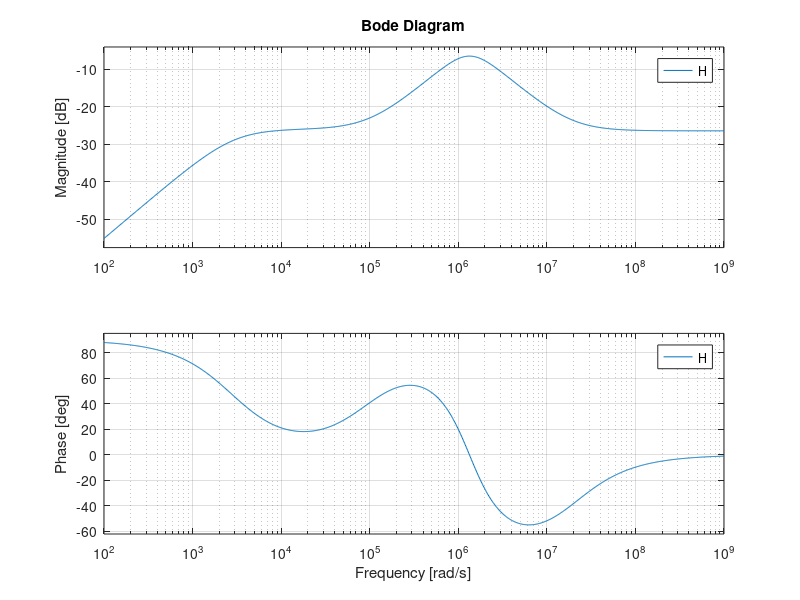

MATLAB code to generate this figure:
clear;
clc;
R=10000;
C=33e-9;

s= tf('s');
Rg = 530;
Zg = 10000;
Cg = 1e-9;
Vin = 1;
BWP = 3e6 * 2 * pi ;
K = 1 / (1 +(s/BWP)); 
Vmas=Vin * ( Zg /(Zg+ (1/(s*Cg))));
Vmenos= K*(Vmas) ;
Iin = (Vmas / Zg) + (Vin - Vmenos)/Rg;
Zin = Vin/(Iin);

H= Zin / (Zin + R + 1/(s*C));

bode(H)


L = Rg*Zg*Cg;
w0 = sqrt(BWP/(Cg*(Rg+Zg)));
xi = Rg*Cg*w0/2;
